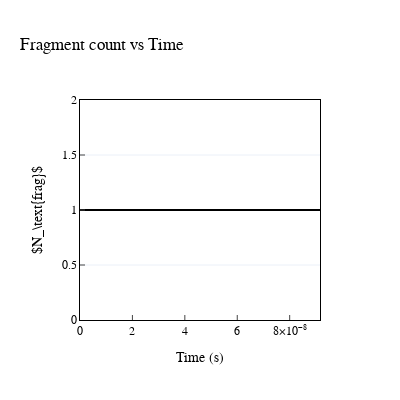

Notebook cell for this chart:
### Markdown cell above
### Number of fragments

### Code cell
fig = go.Figure()
fig.add_trace(go.Scatter(x=data['time'], y=data['nb_fragments'], mode='lines', name='Number of Fragments', line=dict(color='black', width=2)))
fig.update_layout(
    title='Fragment count vs Time',
    xaxis_title='Time (s)',
    yaxis_title=r"$N_\text{frag}$",
    xaxis=dict(
        showgrid=False,
        showline=True,
        linewidth=1,
        linecolor='black',
        mirror=True,
        zeroline=False,
        ticks='inside',
        exponentformat='power',
        showexponent='last',
        tickfont=dict(size=12),
        #range=[0, 2e-5],
        #dtick=4e-4,
        # Position on top
        side='bottom',
    ),
    yaxis=dict(
        showgrid=True,
        showline=True,
        linewidth=1,
        linecolor='black',
        mirror=True,
        zeroline=False,
        ticks='inside',
        exponentformat='power',
        tickfont=dict(size=12),  
        #range=[0, 250],
    ),
    font=dict(
        family="Latin-Modern",
        size=12,
        color="Black"
    ),
    width=400, 
    height=400,
    showlegend=False,
    template="plotly_white")

fig.show()
#fig.write_image("../output/plots/paper/fragment_count_vs_time_unstable_t04_2_shorttime.pdf", width=400, height=400)#

### Figure 1 — Plotly figure (JSON) as saved in the notebook; plotly's stock layout.template omitted (floating-point values rounded to 4 significant figures)
{"data": [{"line": {"color": "black", "width": 2}, "mode": "lines", "name": "Number of Fragments", "type": "scatter", "x": [0, 2.954e-09, 5.908e-09, 8.861e-09, 1.182e-08, 1.477e-08, 1.772e-08, 2.068e-08, 2.363e-08, 2.658e-08, 2.954e-08, 3.249e-08, 3.545e-08, 3.84e-08, 4.135e-08, 4.431e-08, 4.726e-08, 5.021e-08, 5.317e-08, 5.612e-08, 5.908e-08, 6.203e-08, 6.498e-08, 6.794e-08, 7.089e-08, 7.384e-08, 7.68e-08, 7.975e-08, 8.271e-08, 8.566e-08, 8.861e-08, 9.157e-08], "y": [1, 1, 1, 1, 1, 1, 1, 1, 1, 1, 1, 1, 1, 1, 1, 1, 1, 1, 1, 1, 1, 1, 1, 1, 1, 1, 1, 1, 1, 1, 1, 1]}], "layout": {"font": {"color": "Black", "family": "Latin-Modern", "size": 12}, "height": 400, "showlegend": false, "title": {"text": "Fragment count vs Time"}, "width": 400, "xaxis": {"exponentformat": "power", "linecolor": "black", "linewidth": 1, "mirror": true, "showexponent": "last", "showgrid": false, "showline": true, "side": "bottom", "tickfont": {"size": 12}, "ticks": "inside", "title": {"text": "Time (s)"}, "zeroline": false}, "yaxis": {"exponentformat": "power", "linecolor": "black", "linewidth": 1, "mirror": true, "showgrid": true, "showline": true, "tickfont": {"size": 12}, "ticks": "inside", "title": {"text": "$N_\\text{frag}$"}, "zeroline": false}}}
